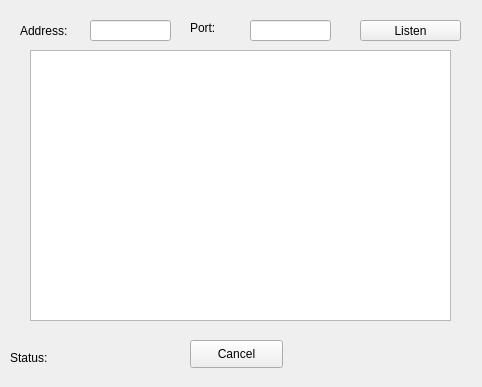
<?xml version="1.0" encoding="UTF-8"?>
<ui version="4.0">
 <class>dialogFile</class>
 <widget class="QWidget" name="dialogFile">
  <property name="geometry">
   <rect>
    <x>0</x>
    <y>0</y>
    <width>482</width>
    <height>387</height>
   </rect>
  </property>
  <property name="windowTitle">
   <string>Form</string>
  </property>
  <widget class="QPushButton" name="pushButtonCancel">
   <property name="geometry">
    <rect>
     <x>190</x>
     <y>340</y>
     <width>93</width>
     <height>28</height>
    </rect>
   </property>
   <property name="text">
    <string>Cancel</string>
   </property>
  </widget>
  <widget class="QPushButton" name="btnListen">
   <property name="geometry">
    <rect>
     <x>360</x>
     <y>20</y>
     <width>101</width>
     <height>21</height>
    </rect>
   </property>
   <property name="text">
    <string>Listen</string>
   </property>
  </widget>
  <widget class="QLabel" name="label_4">
   <property name="geometry">
    <rect>
     <x>20</x>
     <y>20</y>
     <width>81</width>
     <height>21</height>
    </rect>
   </property>
   <property name="text">
    <string>Address:</string>
   </property>
  </widget>
  <widget class="QLabel" name="label">
   <property name="geometry">
    <rect>
     <x>190</x>
     <y>20</y>
     <width>40</width>
     <height>16</height>
    </rect>
   </property>
   <property name="text">
    <string>Port:</string>
   </property>
  </widget>
  <widget class="QLineEdit" name="editPort">
   <property name="geometry">
    <rect>
     <x>250</x>
     <y>20</y>
     <width>81</width>
     <height>21</height>
    </rect>
   </property>
  </widget>
  <widget class="QLineEdit" name="editAddress">
   <property name="geometry">
    <rect>
     <x>90</x>
     <y>20</y>
     <width>81</width>
     <height>21</height>
    </rect>
   </property>
  </widget>
  <widget class="QPlainTextEdit" name="plainTextEditLog">
   <property name="geometry">
    <rect>
     <x>30</x>
     <y>50</y>
     <width>421</width>
     <height>271</height>
    </rect>
   </property>
  </widget>
  <widget class="QLabel" name="statusLabel">
   <property name="geometry">
    <rect>
     <x>10</x>
     <y>350</y>
     <width>161</width>
     <height>16</height>
    </rect>
   </property>
   <property name="text">
    <string>Status:</string>
   </property>
  </widget>
 </widget>
 <resources/>
 <connections/>
</ui>
